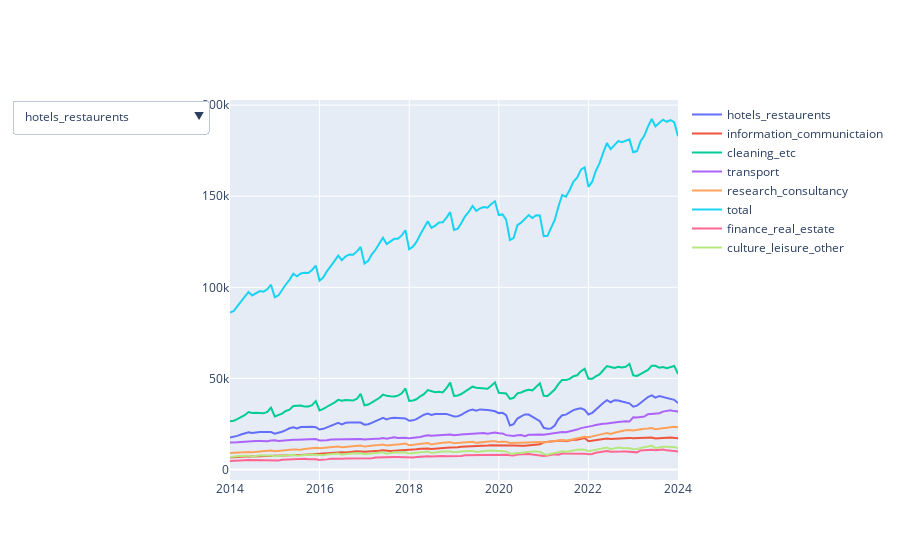

Notebook cell for this chart:
### Markdown cell above
Her skal vi have udviklingen i antal internationale medarbejdere i hver af servicebrancherne med drop-down

### Code cell
import plotly.graph_objects as graph
from plotly.subplots import make_subplots

# Create a Plotly figure with a dropdown menu
fig = make_subplots(rows=1, cols=1, shared_xaxes=True)

# Add traces for each variable
for column in int_labor.columns:
    fig.add_trace(graph.Scatter(x=int_labor.index, y=int_labor[column], mode='lines', name=column))

# Update layout to include a dropdown menu
buttons = []
for column in int_labor.columns:
    buttons.append(dict(method='restyle',
                        label=column,
                        visible=True,
                        args=[{'y': [int_labor[column]]}],
                        args2=[{'yaxis.type': 'log'}]))

fig.update_layout(updatemenus=[{'buttons': buttons, 'direction': 'down', 'showactive': True}])

# Show the figure
fig.show()
